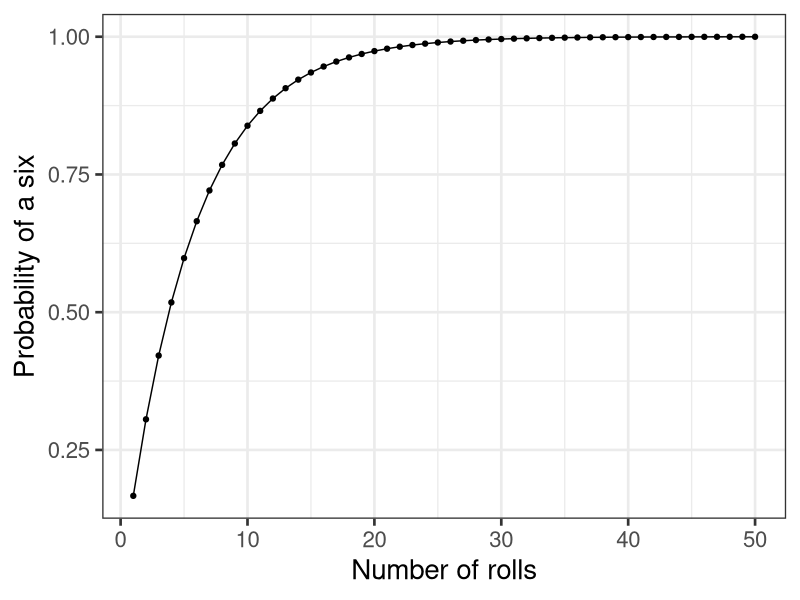
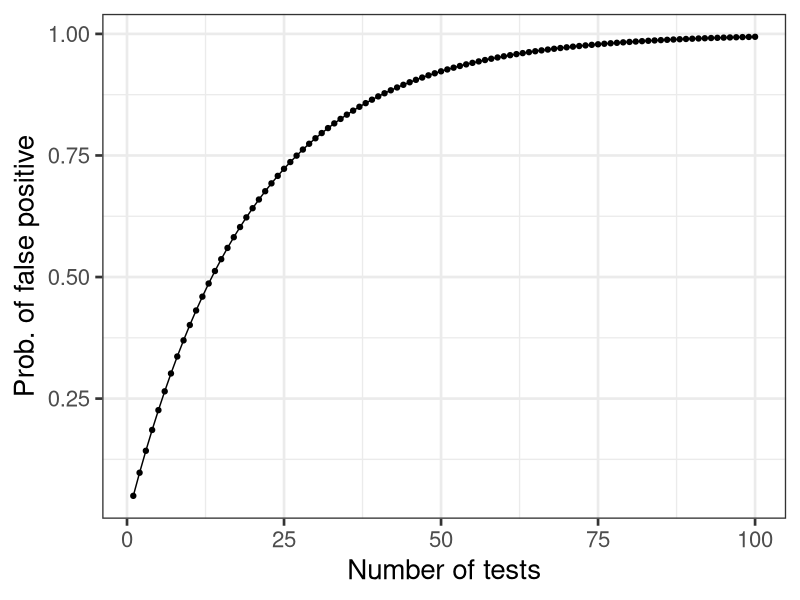
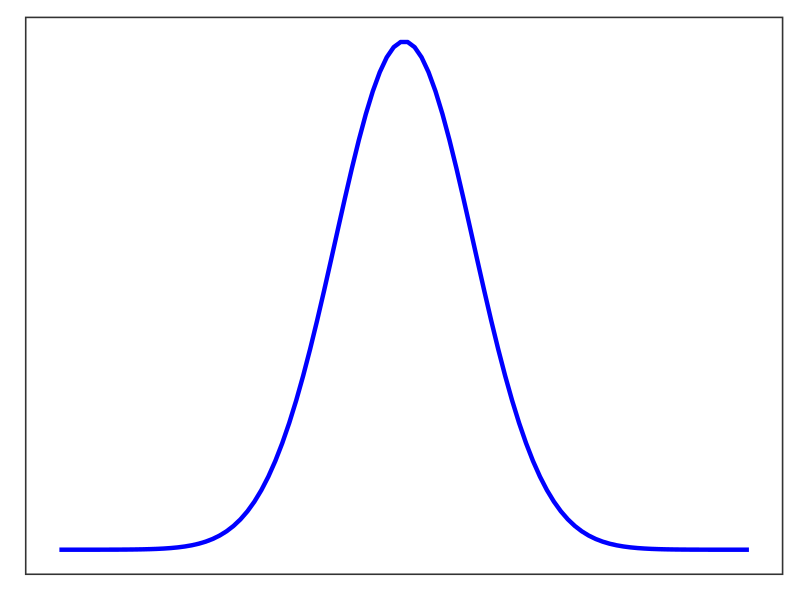
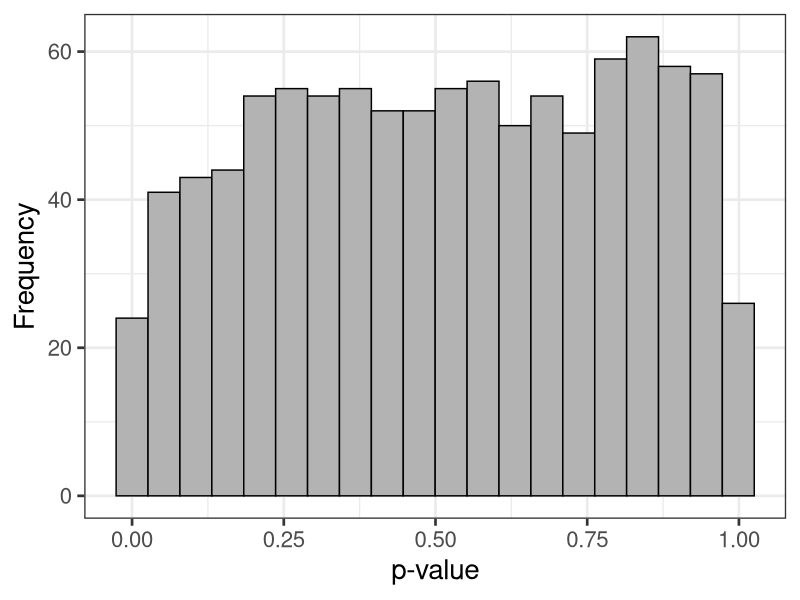
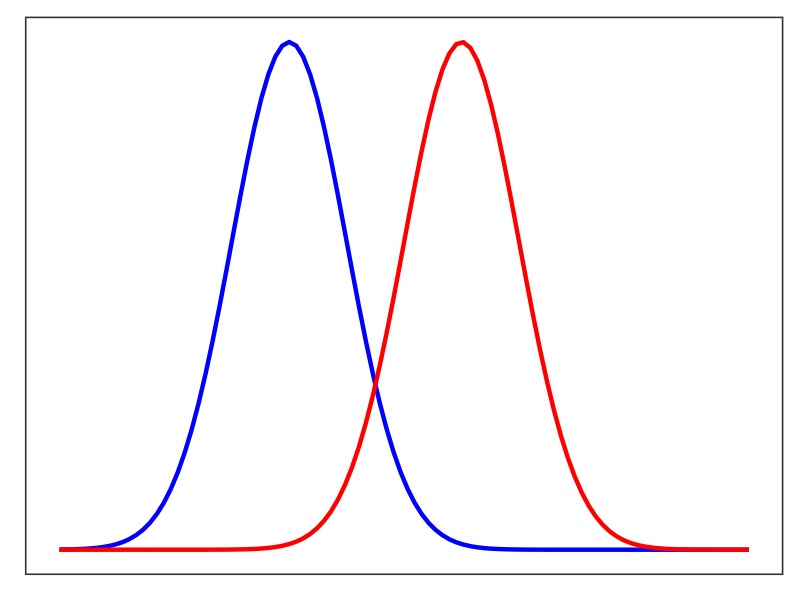
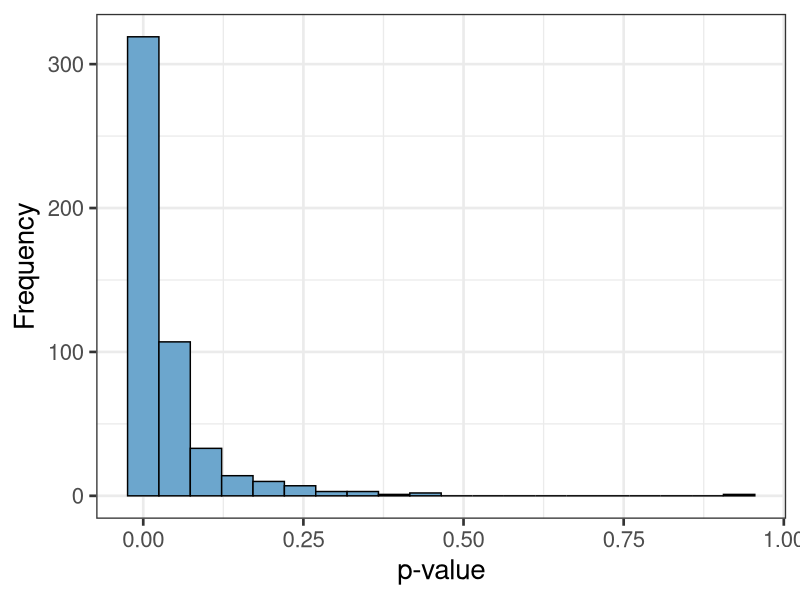
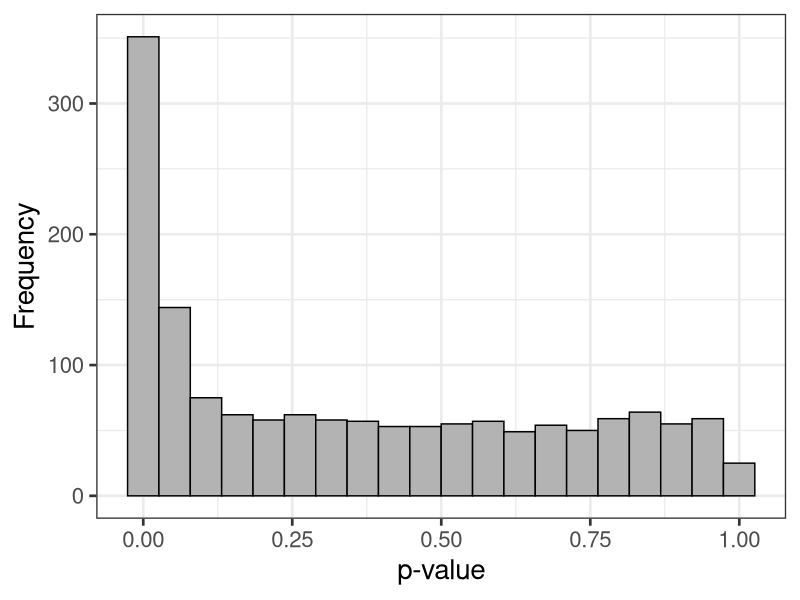
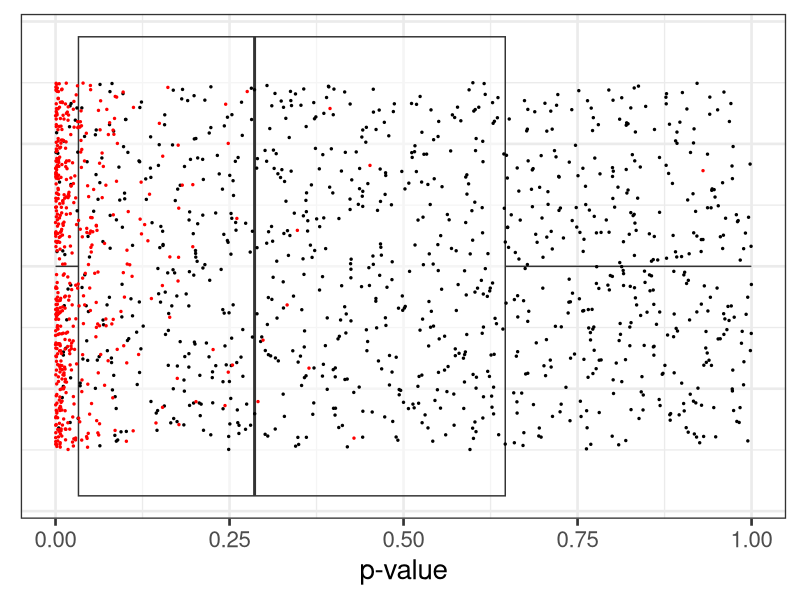

The R script that drew these images, in order:
# lecture 10 - multiple hypothesis correction
library(tidyverse)

# set working directory
setwd(glue::glue("{dirname(rstudioapi::getActiveDocumentContext()$path)}/figures"))

# show multiple test problem with dice example
dice <- data.frame(rolls = seq(1,50)) %>%
    dplyr::mutate(prob_6 = 1 - (5/6)**rolls)

dice %>%
    ggplot2::ggplot(.) +
    ggplot2::aes(x = rolls, y = prob_6) +
    ggplot2::geom_line() +
    ggplot2::geom_point() +
    ggplot2::theme_bw(20) +
    ggplot2::labs(x = "Number of rolls", y = "Probability of a six")
ggsave("dice_example.png", height = 4, width = 5)

# repeat example but with a general t-test with alpha = 0.05
general <- data.frame(tests = seq(1,100)) %>%
    dplyr::mutate(false_pos = 1 - (1-0.05)**tests)

general %>%
    ggplot2::ggplot(.) +
    ggplot2::aes(x = tests, y = false_pos) +
    ggplot2::geom_line() +
    ggplot2::geom_point() +
    ggplot2::theme_bw(20) +
    ggplot2::labs(x = "Number of tests", y = "Prob. of false positive")
ggsave("dice_example2.png", height = 4, width = 5)

#### FDR simulations ####
# one population
data.frame(x = c(-5,5)) %>%
    ggplot2::ggplot(.) +
    ggplot2::aes(x) +
    ggplot2::stat_function(fun = dnorm, 
                           n = 100, 
                           args = list(mean = 0, sd = 1),
                           color = "blue", size = 1.5) + 
    ggplot2::labs(y = "", x = "") +
    ggplot2::theme_bw(24) +
    ggplot2::theme(axis.text = element_blank(),
                   axis.title = element_blank(),
                   axis.ticks = element_blank(),
                   panel.grid = element_blank())
ggsave("single_distribution.png", height = 3, width = 5)

# plot p value distributions from a single distribution
set.seed(19)
dist <- rnorm(1000)
pval <- NULL
for(i in 1:1000) {
    pval <- c(pval, t.test(sample(dist, 5), sample(dist, 5))[[3]])
}
data.frame(pval) %>%
    ggplot2::ggplot(.) +
    ggplot2::aes(x = pval) +
    ggplot2::geom_histogram(bins = 20, fill = "grey70", color = "black") +
    ggplot2::theme_bw(20) +
    ggplot2::labs(x = "p-value", y = "Frequency")
ggsave("single_distribution2.png", height = 3, width = 5)

# two populations
data.frame(x = c(-5,7)) %>%
    ggplot2::ggplot(.) +
    ggplot2::aes(x) +
    ggplot2::stat_function(fun = dnorm, 
                           n = 100, 
                           args = list(mean = -1, sd = 1),
                           color = "blue", size = 1.5) + 
    ggplot2::stat_function(fun = dnorm, 
                           n = 100, 
                           args = list(mean = 2, sd = 1),
                           color = "red", size = 1.5) + 
    ggplot2::labs(y = "", x = "") +
    ggplot2::theme_bw(24) +
    ggplot2::theme(axis.text = element_blank(),
                   axis.title = element_blank(),
                   axis.ticks = element_blank(),
                   panel.grid = element_blank())
ggsave("two_distributions.png", height = 3, width = 5)

# plot p value distributions from a single distribution
set.seed(19)
dist1 <- rnorm(500, mean = -1)
dist2 <- rnorm(500, mean = 1)

pval2 <- NULL
for(i in 1:500) {
    pval2 <- c(pval2, t.test(sample(dist1, 5), sample(dist2, 5))[[3]])
}
data.frame(pval2) %>%
    ggplot2::ggplot(.) +
    ggplot2::aes(x = pval2) +
    ggplot2::geom_histogram(bins = 20, fill = "skyblue3", color = "black") +
    ggplot2::theme_bw(20) +
    ggplot2::labs(x = "p-value", y = "Frequency")
ggsave("two_distributions2.png", height = 3, width = 5)

# combine both distributions
data.frame(p = c(pval, pval2)) %>%
    ggplot2::ggplot(.) +
    ggplot2::aes(x = p) +
    ggplot2::geom_histogram(bins = 20, fill = "grey70", color = "black") +
    ggplot2::theme_bw(20) +
    ggplot2::labs(x = "p-value", y = "Frequency")
ggsave("full_distribution.png", height = 3, width = 5)

# show p-values as geom_point
data.frame(p = c(pval, pval2)) %>%
    dplyr::mutate(distribution = c(rep("Uniform", 1000), rep("Two-distributions", 500))) %>%
    ggplot2::ggplot(.) +
    ggplot2::aes(x = p, y = 1) +
    ggplot2::geom_boxplot(alpha = 0.5)+
    ggplot2::geom_jitter(size = 0.5, height = 0.3, aes(color = distribution)) +
    # ggplot2::geom_histogram(bins = 20, fill = "grey70", color = "black") +
    ggplot2::theme_bw(20) +
    ggplot2::scale_color_manual(values = c("red", "black")) +
    ggplot2::theme(legend.position = "none",
                   axis.title.y = element_blank(),
                   axis.text.y = element_blank(),
                   axis.ticks.y = element_blank()) +
    ggplot2::labs(x = "p-value", y = "")

# what is the FDR for this data?
fdr <- data.frame(p = c(pval, pval2)) %>%
    dplyr::mutate(distribution = c(rep("Uniform", 1000), rep("Two-distributions", 500))) %>%
    dplyr::mutate(new.p = p.adjust(p, "fdr"),
                  sig = new.p < 0.05,
                  old.sig = p < 0.05)

table(fdr$distribution, fdr$old.sig)

table(fdr$distribution, fdr$sig)


# adjust pvalues with R
vals <- sort(c(0.084,0.036,0.063,0.186,0.108,0.042,0.01,0.132,0.175,0.0012))
p.adjust(vals, "bonferroni")
p.adjust(vals, "fdr")
